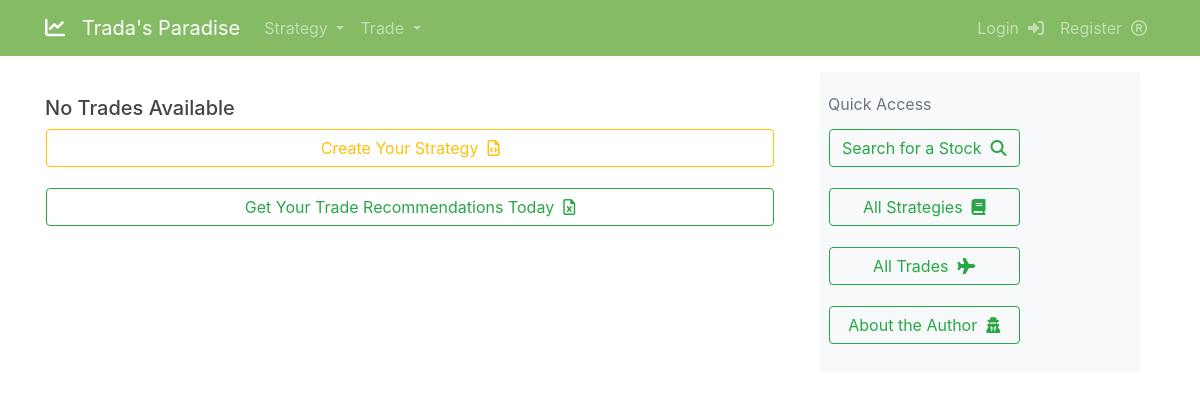
The page /trade/ on the database as committed earlier.
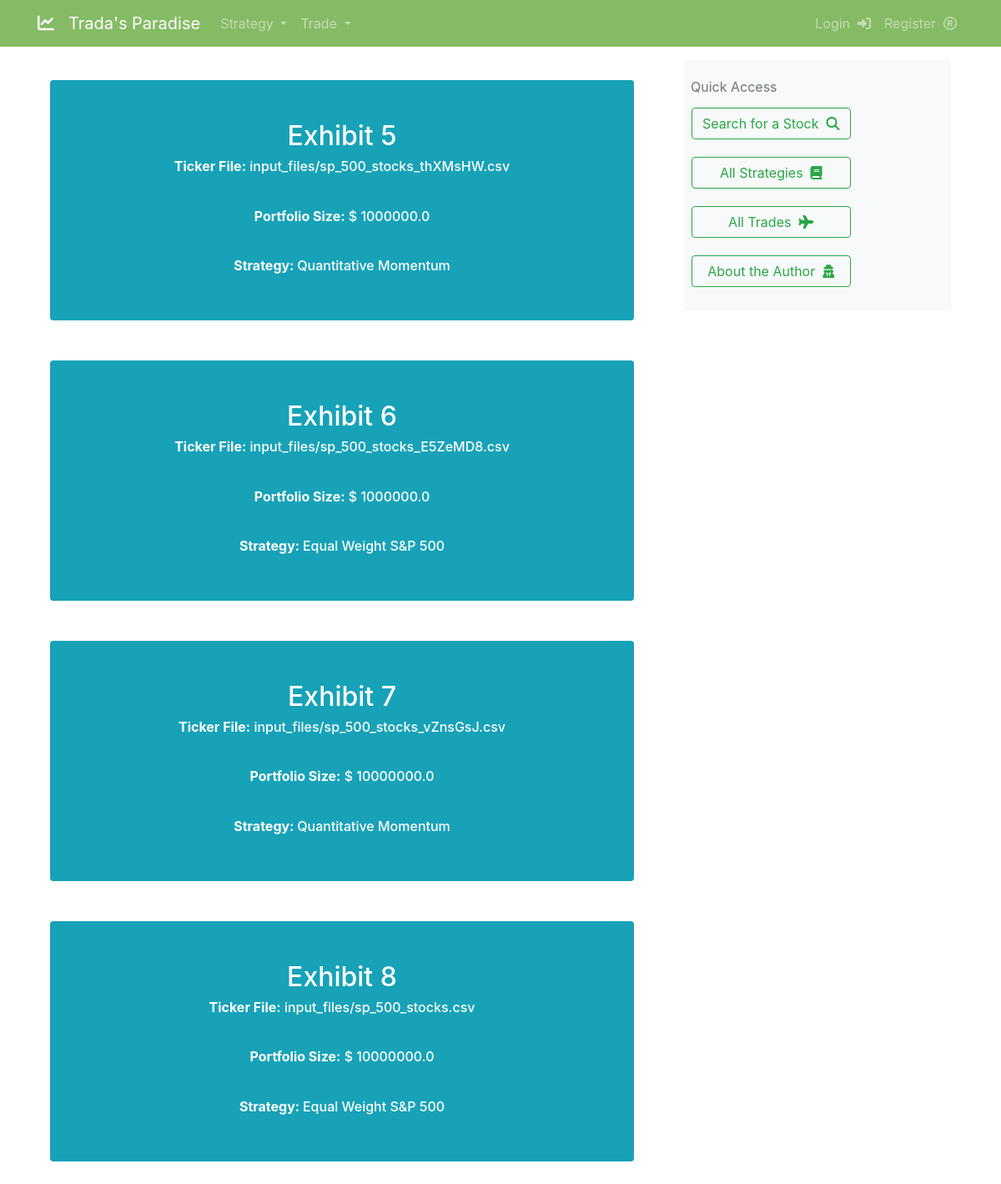
The same page on the database as committed later.
### strategies/models.py (models this page shows, shortened)
class Trade(models.Model):
    tickers = models.FileField(upload_to="input_files/", validators=[FileExtensionValidator(allowed_extensions=['csv'])])
    portfolio_size = models.FloatField()
    trading_strategy = models.ForeignKey(Strategy, on_delete=models.CASCADE)

class Strategy(models.Model):
    name = models.CharField(max_length=255, unique=True)
    description = models.CharField(max_length=255)
    script = models.FileField(upload_to="strategy_scripts/", validators=[FileExtensionValidator(allowed_extensions=['py'])])

### strategies/views.py (the view)
# urls.py: path('trade/', TradeListView.as_view(), name ='trade-list'),
class TradeListView(ListView):
    model = Trade
    template_name = 'strategies/trade_list.html'
    def get_context_data(self, **kwargs):
        context = super(TradeListView, self).get_context_data(**kwargs)
        context["strategies"] = get_all_strategies()
        context["trades"] = get_all_trades()
        return context

### strategies/helper.py (called while the page is built)
def get_all_strategies():
    result = []
    for strategy in Strategy.objects.order_by("name"):
        result.append(strategy)
    return result

def get_all_trades():
    result = []
    for trade in Trade.objects.order_by("portfolio_size"):
        result.append(trade)
    return result

### strategies/templates/strategies/trade_list.html (shortened to what this page needs)
{% extends "strategies/base.html" %}
{% load crispy_forms_tags %}
{% block content %}
        <section class="pt-4">
            <div class="container px-lg-12">
                <div class="row gx-lg-5">
                    {% if trades %}
                        {% for trade in trades %}
                            <div class="col-lg-12 col-xxl-4 mb-5">
                                <div class="card bg-info border-0 h-100">
                                    <div class="card-body text-center p-4 p-lg-5 pt-0 pt-lg-0">
                                        <a class="fs-4 fw-bold" style="color: white;" href="{% url 'trade-detail' trade.id %}"><h2 style="color: white;">Exhibit {{trade.id}}</h2></a>
                                        <h6 class="mb-3" style="color: white;"><b>Ticker File:</b> {{trade.tickers}}</h6><br>
                                        <h6 class="mb-3" style="color: white;"><b>Portfolio Size:</b> $ {{trade.portfolio_size}}</h6><br>
                                        <h6><a class="mb-3" style="color: white;" href="{% url 'strategy-detail' trade.trading_strategy.id %}">
                                            <b>Strategy: </b> {{trade.trading_strategy.name}}
                                        </a>
                                        </h6>
                                    </div>
                                </div>
                            </div>
                        {% endfor %}
                    {% else %}
                        <h5>No Trades Available</h5>
                        <br>
                        <table style="width:100%">
                            <tr><td>
                                <a href="{% url 'strategy-create' %}" class="btn btn-outline-warning pull-left" style="width:100%">
                                    Create Your Strategy&nbsp;&nbsp;<i class="fa fa-file-code-o" aria-hidden="true"></i>
                                </a></td>
                            </tr>
                            <tr>
                            <td>
                                <a href="{% url 'trade-create'  %}" class="btn btn-outline-success pull-left" style="width:100%">
                                    Get Your Trade Recommendations Today&nbsp;&nbsp;<i class="fa fa-file-excel-o" aria-hidden="true"></i>
                                </a>
                            </td></tr>
                        </table>
                    {% endif %}
                </div>
            </div>
        </section>
</body>
{% endblock content %}

### strategies/templates/strategies/base.html (shortened to what this page needs)
{% load static %}
<!DOCTYPE html>
<html>
<head>
    <link rel="stylesheet" type = "text/css" href = "{% static 'strategies/main.css' %}">
    <link rel="stylesheet" type = "text/css" href = "{% static 'strategies/style.css' %}">
    <link rel="stylesheet" href="https://stackpath.bootstrapcdn.com/bootstrap/4.3.1/css/bootstrap.min.css">
    <link rel="stylesheet"
        href="https://cdnjs.cloudflare.com/ajax/libs/highlight.js/10.0.3/styles/default.min.css">
</head>
<body>
  <div id = "body">
    <header class="site-header">
      <nav class="navbar navbar-expand-md navbar-dark bg-steel fixed-top">
        <div class="container">
        <a class="navbar-brand mr-3" href="{% url 'index' %}"><i class="fa fa-line-chart" aria-hidden="true"></i>
            &nbsp;&nbsp;Trada's Paradise</a>
          <div class="collapse navbar-collapse" id="navbarToggle">
            <div class="navbar-nav mr-auto">
              <div class="dropdown">
                <a class=" nav-item nav-link dropdown-toggle" type="button" id="dropdownMenuButton" data-toggle="dropdown" aria-haspopup="true" aria-expanded="false">
                  Strategy
                </a>
              </div>
              <div class="dropdown">
                <a class=" nav-item nav-link dropdown-toggle" type="button" id="dropdownMenuButton" data-toggle="dropdown" aria-haspopup="true" aria-expanded="false">
                  Trade
                </a>
              </div>
            </div>
            <div class="navbar-nav">
              {% if user.is_authenticated %}
                <a class="nav-item nav-link" href="{% url 'profile' %}">Profile&nbsp;&nbsp;<i class="fa fa-address-book"></i></a>
                <a class="nav-item nav-link" href="{% url 'user-stock-dashboard' user.username %}">Watchlist&nbsp;&nbsp;<i class="fa fa-list" aria-hidden="true"></i></a>
                <a class="nav-item nav-link" href="{% url 'logout' %}">Logout&nbsp;&nbsp;<i class="fa fa-sign-out"></i></a>
              {% else %}
                <a class="nav-item nav-link" href="{% url 'login' %}">Login&nbsp;&nbsp;<i class="fa fa-sign-in"></i></a>
                <a class="nav-item nav-link" href="{% url 'register' %}">Register&nbsp;&nbsp;<i class="fa fa-registered"></i></a>
              {% endif %}
            </div>
          </div>
        </div>
      </nav>
    <br>
    <br>
    <br>
    </header>
    <main role="main" class="container">
      <div class="row">
        <div class="col-lg-8">
          {% block content %}
          {% endblock %}
        <div class="col-lg-4">
          <div class="col-lg-12 col-xxl-4 mb-3">
              <div class="card bg-light border-0 h-100">
                  <div class="card-body text-left p-2 p-lg-2 pt-0 pt-lg-0">
                        <table>
                          <caption style="caption-side:top">Quick Access</caption>
                          <tr><td>
                            <a href="{% url 'search-stock' %}" class="btn btn-outline-success" style="width: 100%">Search for a Stock&nbsp;&nbsp;<i class="fa fa-search"></i></a>
                          </td></tr>
                          <tr><td>
                            <a href="{% url 'strategy-list' %}" class="btn btn-outline-success" style="width: 100%">All Strategies&nbsp;&nbsp;<i class="fa fa-book"></i></a>
                          </td></tr>
                          <tr><td>
                            <a href="{% url 'trade-list' %}" class="btn btn-outline-success" style="width: 100%">All Trades&nbsp;&nbsp;<i class="fa fa-plane"></i></a>
                          </td></tr>
                          <tr><td>
                            <a href="{% url 'index' %}" class="btn btn-outline-success" style="width: 100%">About the Author&nbsp;&nbsp;<i class="fa fa-user-secret"></i></a>
                          </td></tr>
                      </table>
                    </div>
                </div>
            </div>
          </div>
</body>
</html>

### strategies/static/strategies/main.css (style rules this page uses)
h1, h2, h3, h4, h5, h6 { color: #444444; }
.bg-steel { background-color: #85bb65; }
.site-header .navbar-nav .nav-link { color: #cbd5db; }

### strategies/static/strategies/style.css (style rules this page uses)
#body { height: 100%; background-position: center; background-size: cover; }
td { padding-bottom: 20px; }

Rows that differ between the two databases and show on the page:
added Trade: id "5", tickers "input_files/sp_500_stocks_thXMsHW.csv", portfolio_size "1000000.0", trading_strategy.name "Quantitative Momentum"
added Trade: id "6", tickers "input_files/sp_500_stocks_E5ZeMD8.csv", portfolio_size "1000000.0", trading_strategy.name "Equal Weight S&P 500"
added Trade: id "7", tickers "input_files/sp_500_stocks_vZnsGsJ.csv", portfolio_size "10000000.0", trading_strategy.name "Quantitative Momentum"
added Trade: id "8", tickers "input_files/sp_500_stocks.csv", portfolio_size "10000000.0", trading_strategy.name "Equal Weight S&P 500"
Other text that changed with them:
text no longer shown: "No Trades Available Create Your Strategy Get Your Trade Recommendations Today"
